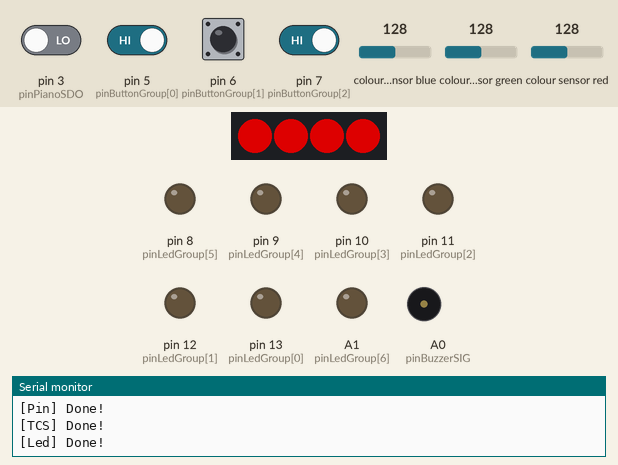
Recording of a sketch running on a simulated Arduino Uno, built with avr-gcc and run on an emulated ATmega328P. On the bench: 4 RGB LEDs in strip order, left to right, output pins drawn as LEDs (lit = HIGH), buzzer (waves = sounding, pin HIGH), the last lines printed to the serial monitor. Wiring (inferred from the names in the program): TCS34725 colour sensor at I2C address 0x29. The inputs (shaded band) are chosen by the test bench; at power-on: pin 5 (pinButtonGroup[0]), pin 6 (pinButtonGroup[1]), pin 7 (pinButtonGroup[2]) HIGH, pin 3 (pinPianoSDO) LOW, colour sensor blue 128, colour sensor green 128, colour sensor red 128. Dim RGB values are drawn brighter than linear; pins used as bus, display or sensor lines are not drawn.

Above: at 3.1 s.
3.2 s: pin 3 (pinPianoSDO) driven HIGH
4.7 s: pin 6 (pinButtonGroup[1]) pulled LOW for 0.15 s
6.4 s: pin 3 (pinPianoSDO) driven LOW and pin 5 (pinButtonGroup[0]) driven LOW and pin 6 (pinButtonGroup[1]) driven LOW and pin 7 (pinButtonGroup[2]) driven LOW
7.9 s: pin 5 (pinButtonGroup[0]) driven HIGH
At 9.1 s:
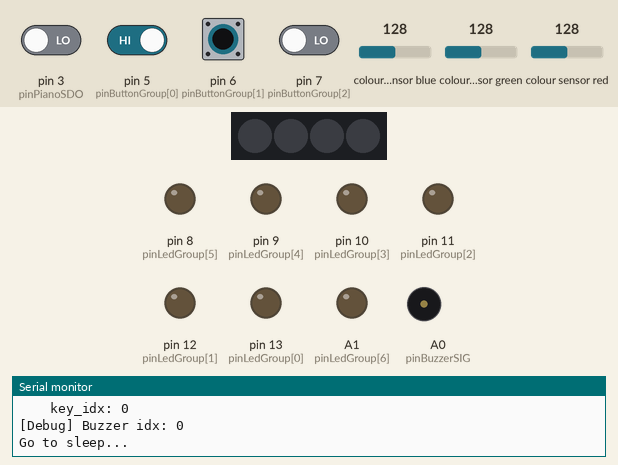
9.4 s: pin 5 (pinButtonGroup[0]) driven LOW
At 9.55 s:
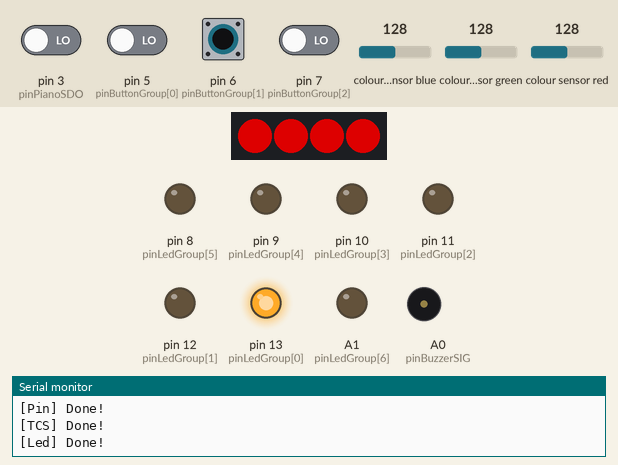
At 11.7 s:
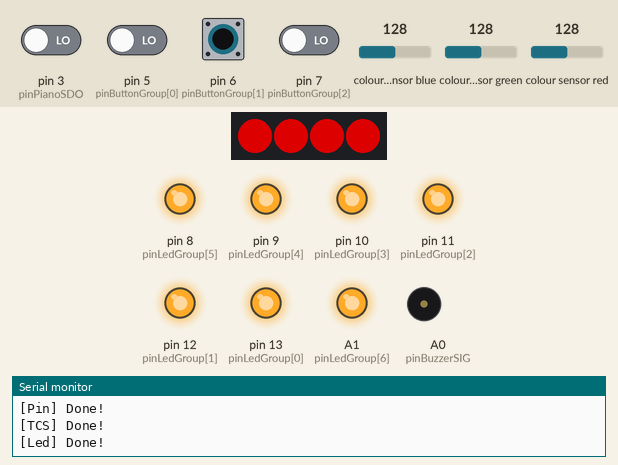
12.4 s: pin 6 (pinButtonGroup[1]) driven HIGH
At 12.8 s:
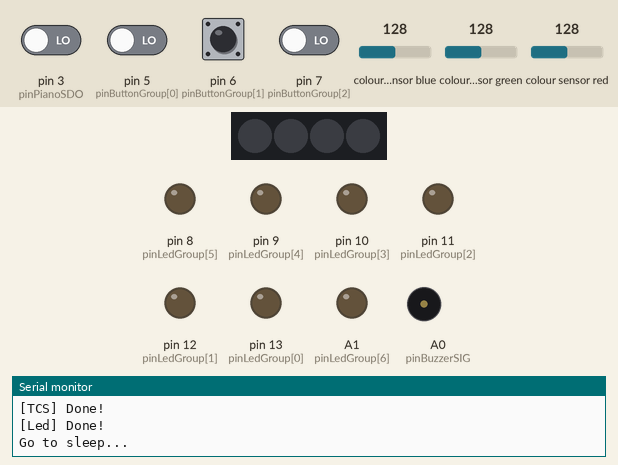
Timing chart, 0 to 14.9 s (numbered marks = the images above; inputs shaded):
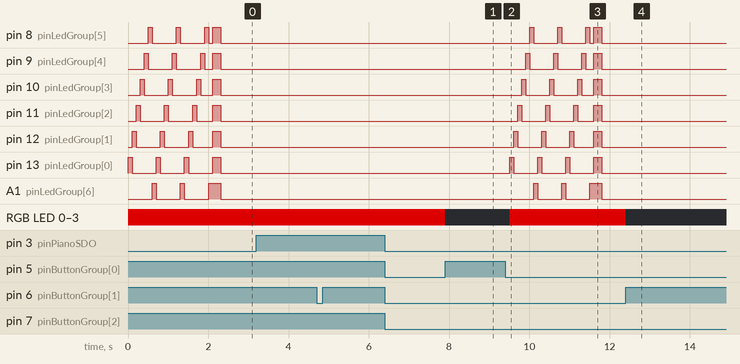

The sketch:

RainbowPiano.ino
```cpp
#include "ModuleStart.h"
#include "PianoHandler.h"
#include "PinHandler.h"
#include "TcsHandler.h"
#include "Utils.h"

unsigned int time;

void setup() {
    Serial.begin(115200);
    Serial.println("[Main] Program starting...");

    __pin_setup();

#ifdef _Tcs
    __tcs_setup();
#endif

    __piano_led_setup();
}

void loop() {
    static uint8_t s_mode         = MODE_START;
    static uint8_t s_led_flow_idx = 0;
    uint8_t        keypressed; // 按下的键
    uint8_t        tpm_keyread, keyread;    // 根据读取的颜色，推测出的键
    int            i_r, i_g, i_b;

    if (s_mode != MODE_START) {
#ifdef _Show_Mode
        Serial.print("[DEBUG] s_mode (befor) := ");
        Serial.println(s_mode);
#endif
        s_mode = __change_mode_detect(s_mode, &time);
#ifdef _Show_Mode
        Serial.print("[DEBUG] s_mode (after) := ");
        Serial.println(s_mode);
#endif
    }

#ifdef _Show_Mode
    Serial.print("[DEBUG] s_mode: ");
    if (s_mode == MODE_START) {
        Serial.println("START");
    } else if (s_mode == MODE_PLAY) {
        Serial.println("PLAY");
    } else if (s_mode == MODE_AUTO) {
        Serial.println("AUTO");
    } else if (s_mode == MODE_GUIDE) {
        Serial.println("GUIDE");
    } else {
        Serial.print("ERROR: ");
        Serial.println((int) s_mode);
    }
#endif

    switch (s_mode) {
    case MODE_START: // 程控的跑马灯效果
        if (s_led_flow_idx >= 21) {
#ifndef _Endless_flow_leds
            // 这里向下是正常情况下退出跑马灯的代码
            // 会全部亮起，稍停息后全部熄灭
            s_mode = MODE_PLAY;
            for (uint8_t i = 0; i < 7; ++i) {
                digitalWrite(pinLedGroup[i], HIGH);
            }
            __global_delay(DELAY_END_FLOW);
            for (uint8_t i = 0; i < 7; ++i) {
                digitalWrite(pinLedGroup[i], LOW);
            }
#else
            // 开启“无限跑马灯”后会执行这里的代码，重置 idx
            s_led_flow_idx = 0;
#endif
        } else {
            for (uint8_t i = 0; i < 7; ++i) {
                if (i != s_led_flow_idx % 7) {
                    digitalWrite(pinLedGroup[i], LOW);
                }
            }
            digitalWrite(pinLedGroup[s_led_flow_idx % 7], HIGH);
            ++s_led_flow_idx;
            __global_delay(DELAY_FLOW);
        }
        break;
    case MODE_PLAY:
        keypressed = __piano_read_keys(s_mode);
        if (0 == keypressed) {
            __global_delay(DELAY_AFTER_READ_KEY);
            break;
        }
        __buzzer_play(keypressed);
        __piano_back_leds(keypressed);
        break;
    case MODE_AUTO:
        __tcs_read_color(&i_r, &i_g, &i_b);
        tpm_keyread = __color_to_key(i_r, i_g, i_b);
        if (tpm_keyread != 0) {
            keyread = tpm_keyread;
        }
        if (millis() - time > TONE_DELAY)  {
            __buzzer_play(keyread);
            __piano_back_leds(keyread);
            time = millis();
        }
        break;
    case MODE_GUIDE:
        __tcs_read_color(&i_r, &i_g, &i_b);
        tpm_keyread = __color_to_key(i_r, i_g, i_b);
        if (tpm_keyread != 0) {
            keyread = tpm_keyread;
        }
        __piano_back_leds(keyread);
        keypressed = __piano_read_keys(s_mode);
        __buzzer_play(keypressed);
        break;
    }
}
```

BuzzerHandler.cpp
```cpp
#include "BuzzerHandler.h"
#include "ModuleStart.h"
#include "PinHandler.h"

// 1 ~ 7  11 ~ 15
uint16_t frequences[] = {261, 293, 329, 349, 392, 440, 493, 621, 680, 740, 940, 1050};
// uint16_t frequences[] = {595, 661, 700, 786, 882, 990, 1112, 621, 680, 740, 940, 1050};

void __buzzer_play(uint8_t num) {
#ifdef _Buzzer
    // if (1 <= num && num <= 7) {
    //     tone(pinBuzzerSIG, frequences[num - 1], 400);
    // }
    if (6 <= num && num <= 12) {
        // noTone(pinBuzzerSIG);
        delay(10);
        tone(pinBuzzerSIG, frequences[num - 6], 400);
    }
#endif

#ifdef _Show_buzzer_tone
    Serial.print("[Debug] Buzzer idx: ");
    Serial.println(num);
#endif

    // delay(400);
}
```

BuzzerHandler.h
```cpp
#ifndef __BUZZER_HANDLER_H__
#define __BUZZER_HANDLER_H__

#include <Arduino.h>

void __buzzer_play(uint8_t num);
#endif
```

ModuleStart.h
```cpp
/* 此文件定义了一系列打开相应模块的宏，最终版本并非所有宏均需要打开 */

#ifndef __MODULE_START_H__
#define __MODULE_START_H__

/* 以下为正常模块、组件 */

#define _Led_group    /* Led 灯组 */
#define _Button_group /* 按钮组 */
#define _Piano        /* 钢琴触摸与钢琴的背光灯 */
#define _Tcs          /* 色彩识别模块 */
#define _Buzzer       /* 蜂鸣器模块 */

/* 以下为测试模块 */

// #define _Endless_flow_leds     /* 开机时的跑马灯将无限循环下去 */
#define _Show_keypressed       /* 将钢琴按下的键打印到串口中 */
#define _Show_buzzer_tone      /* 将蜂鸣器的理论输出值打印在串口中 */
#define _Show_color_recognized /* 将识别到的颜色打印在串口中 */
// #define _Show_button           /* 将读到的按钮输出到串口 */
// #define _Show_Mode             /* 将 loop() 中的模式打印出来 */

#endif
```

PianoHandler.cpp
```cpp
#include "PianoHandler.h"
#include "BuzzerHandler.h"
#include "Utils.h"

#ifdef _Piano
CRGB leds[cntPianoLed];
TTP229 ttp229(pinPianoSCL, pinPianoSDO);
#endif

void __piano_led_setup(void) {
#ifdef _Piano
    FastLED.addLeds<NEOPIXEL, pinPianoRGB>(leds, cntPianoLed);
    LEDS.showColor(CRGB(150, 0, 0));
    Serial.println("[Led] Done!");
#endif
}

uint8_t __piano_read_keys(uint8_t mode_old) {
#ifndef _Piano
    return 6;
#else
    uint8_t  sum  = 0;
    uint16_t keys = ttp229.ReadKeys16Interruptible(mode_old);

    for (uint8_t i = 0; i < 16; i++)
        if (keys & (1 << i))
            sum += i + 1;

#ifdef _Show_keypressed
    Serial.print("[Debug] Piano pressed: ");
    Serial.println(sum);
#endif

    return sum;
#endif
}

uint8_t __piano_get_keys(uint8_t mode_old) {
#ifndef _Piano
    return 6;
#else
    uint8_t  sum  = 0;
    uint16_t keys = ttp229.GetKeys16();

    for (uint8_t i = 0; i < 16; i++)
        if (keys & (1 << i))
            sum += i + 1;

#ifdef _Show_keypressed
    Serial.print("[Debug] Piano pressed: ");
    Serial.println(sum);
#endif

    return sum;
#endif
}

void __piano_back_leds(uint8_t key_pressed) {
#ifdef _Piano
    if (6 <= key_pressed && key_pressed <= 12) {
        for (uint8_t i = 0; i < 7; ++i) {
            if (i != key_pressed - 6) {
                digitalWrite(pinLedGroup[i], LOW);
            }
        }
        digitalWrite(pinLedGroup[key_pressed - 6], HIGH);
    }
    if (key_pressed == 1) {
        LEDS.showColor(CRGB(150, 0, 0));
        __global_delay(DELAY_AFTER_READ_KEY);
    } else if (key_pressed == 2) {
        LEDS.showColor(CRGB(0, 150, 0));
        __global_delay(DELAY_AFTER_READ_KEY);
    } else if (key_pressed == 3) {
        LEDS.showColor(CRGB(0, 0, 150));
        __global_delay(DELAY_AFTER_READ_KEY);
    } else if (key_pressed == 4) {
        LEDS.showColor(CRGB(150, 150, 0));
        __global_delay(DELAY_AFTER_READ_KEY);
    } else if (key_pressed == 5) {
        LEDS.showColor(CRGB(0, 150, 150));
        __global_delay(DELAY_AFTER_READ_KEY);
    } else if (key_pressed == 6) {
        LEDS.showColor(CRGB(255, 0, 0));
//        __buzzer_play(1);
        __global_delay(DELAY_AFTER_READ_KEY);
    } else if (key_pressed == 7) {
        LEDS.showColor(CRGB(255, 165, 0));
//        __buzzer_play(2);
        __global_delay(DELAY_AFTER_READ_KEY);
    } else if (key_pressed == 8) {
        LEDS.showColor(CRGB(255, 255, 0));
//        __buzzer_play(3);
        __global_delay(DELAY_AFTER_READ_KEY);
    } else if (key_pressed == 9) {
        LEDS.showColor(CRGB(0, 255, 0));
//        __buzzer_play(4);
        __global_delay(DELAY_AFTER_READ_KEY);
    } else if (key_pressed == 10) {
        LEDS.showColor(CRGB(0, 127, 255));
//        __buzzer_play(5);
        __global_delay(DELAY_AFTER_READ_KEY);
    } else if (key_pressed == 11) {
        LEDS.showColor(CRGB(0, 0, 255));
//        __buzzer_play(6);
        __global_delay(DELAY_AFTER_READ_KEY);
    } else if (key_pressed == 12) {
        LEDS.showColor(CRGB(139, 0, 255));
//        __buzzer_play(7);
        __global_delay(DELAY_AFTER_READ_KEY);
    }
#endif
}
```

PianoHandler.h
```cpp
#ifndef __PIANO_HANDLER_H__
#define __PIANO_HANDLER_H__

#include <Arduino.h>

#include "ModuleStart.h"

#ifdef _Piano
#include <FastLED.h>
#include <Wire.h>

extern CRGB leds[];

#endif

#include "libTTP229.h"

#include "BuzzerHandler.h"
#include "PinHandler.h"

extern TTP229 ttp229;

uint8_t __piano_read_keys(uint8_t);
uint8_t __piano_get_keys(uint8_t);
void    __piano_back_leds(uint8_t);
void    __piano_led_setup(void);

#endif
```

PinHandler.cpp
```cpp
#include "PinHandler.h"

void __pin_setup(void) {

#ifdef _Buzzer
    pinMode(pinBuzzerSIG, OUTPUT);
    digitalWrite(pinBuzzerSIG, LOW);
#endif

#ifdef _Led_group
    for (uint8_t i = 0; i < 7; ++i) {
        pinMode(pinLedGroup[i], OUTPUT);
    }
#endif

#ifdef _Button_group
    for (uint8_t i = 0; i < 3; ++i) {
        pinMode(pinButtonGroup[i], INPUT_PULLUP);
    }
#endif

    Serial.println("[Pin] Done!");
}
```

PinHandler.h
```cpp
#ifndef __PIN_DEF_H__
#define __PIN_DEF_H__

#include <Arduino.h>

#include "ModuleStart.h"

#ifdef _Led_group
const int pinLedGroup[] = {13, 12, 11, 10, 9, 8, A1};
#endif

#ifdef _Button_group
const int pinButtonGroup[] = {5, 6, 7};
#endif

#ifdef _Piano
const int pinPianoSCL = 2;
const int pinPianoSDO = 3;
const int pinPianoRGB = 4, cntPianoLed = 4;
#endif

#ifdef _Buzzer
const int pinBuzzerSIG = A0;
#endif

#ifdef _Tcs
const int pinColorSCL = A5;
const int pinColorSDA = A4;
#endif

void __pin_setup(void);

#endif
```

TcsHandler.cpp
```cpp
#include "TcsHandler.h"

MH_TCS34725 tcs = MH_TCS34725(TCS34725_INTEGRATIONTIME_50MS, TCS34725_GAIN_4X);

void __tcs_setup(void) {
#ifdef _Tcs
    if (tcs.begin()) {
        Serial.println("[TCS] Done!");
    } else {
        Serial.println("[TCS] Error! Tcs sensor not found!");
        while (1)
            ;
    }
#else
    Serial.println("[TCS] Module not start.");
#endif
}

void __tcs_read_color(int *r, int *g, int *b) {
#ifdef _Tcs
    uint16_t clear, red, green, blue;

    tcs.unlock();
    delay(60);
    tcs.getRGBC(&red, &green, &blue, &clear);
    tcs.lock();
    *r = (int) ((float) red  / clear * 256);
    *g = (int) ((float) green  / clear * 256);
    *b = (int) ((float) blue  / clear * 256);

#ifdef _Show_color_recognized
    Serial.print("R:\t");
    Serial.print(*r);
    Serial.print("\tG:\t");
    Serial.print(*g);
    Serial.print("\tB:\t");
    Serial.println(*b);
#endif

#else
    *r = *g = *b = 255;
#endif
}
```

TcsHandler.h
```cpp
#ifndef __TCS_HANDLER_H__
#define __TCS_HANDLER_H__

#include "ModuleStart.h"
#include <Arduino.h>


#include "libMH_TCS34725.h"

extern MH_TCS34725 tcs;

void __tcs_setup(void);
void __tcs_read_color(int *, int *, int *);

#endif
```

Utils.cpp
```cpp
#include "Utils.h"
#include "PinHandler.h"
#include "PianoHandler.h"

void __sleep() {
    while (digitalRead(pinButtonGroup[0]) == LOW && digitalRead(pinButtonGroup[1]) == LOW && digitalRead(pinButtonGroup[2]) == LOW)
        ;
    for (uint8_t i = 0; i < 7; ++i) {
        digitalWrite(pinLedGroup[i], LOW);
    }
    LEDS.showColor(CRGB(0, 0, 0));
    while (true) {
        if (digitalRead(pinButtonGroup[0]) == LOW && digitalRead(pinButtonGroup[1]) == LOW && digitalRead(pinButtonGroup[2]) == LOW) {
            break;
        }
        delay(100);
    }
}

void __global_delay(uint8_t type) {
    switch (type) {
    case DELAY_FLOW:
        delay(100);
        break;
    case DELAY_IN_READ_COLOR:
        delay(50);
        break;
    case DELAY_AFTER_READ_KEY:
        delay(100);
        break;
    case DELAY_END_FLOW:
        delay(200);
        break;
    }
}

uint8_t __change_mode_detect(uint8_t old, unsigned int *p_time=nullptr) {
#ifndef _Button_group
    return old;
#else
    if (digitalRead(pinButtonGroup[0]) == LOW) {
        if (digitalRead(pinButtonGroup[1]) == LOW && digitalRead(pinButtonGroup[2]) == LOW) {
            Serial.println("Go to sleep...");
            __sleep();
            Serial.println("Ready to reset...");
            delay(100);
            ((void (*)(void)) NULL)();
        }
#ifdef _Show_button
        Serial.println("[Button] Play");
#endif
        return MODE_PLAY;
    }
    if (digitalRead(pinButtonGroup[1]) == LOW) {
#ifdef _Show_button
        Serial.println("[Button] Auto");
#endif
        if (p_time != nullptr && old != MODE_AUTO) {
            *p_time = millis();
        }
        return MODE_AUTO;
    }
    if (digitalRead(pinButtonGroup[2]) == LOW) {
#ifdef _Show_button
        Serial.println("[Button] Guide");
#endif
        if (p_time != nullptr && old != MODE_GUIDE) {
            *p_time = millis();
        }
        return MODE_GUIDE;
    }
    return old;
#endif
}

uint8_t __color_to_key(int r, int g, int b) {
#ifndef _Tcs
    return TONE_C;
#endif
    uint8_t res = 0;
    if (__much_greater(r, g) && __much_greater(r, b)) {
        res = TONE_C;
    } else if(__much_greater(r, b) && r > g && !__much_greater(r, g) && !__approx(r, g)) {
        res = TONE_D;
    } else if(__approx(r, g) && r > b && g > b) {
        res = TONE_E;
    } else if(__much_greater(g, r) && __much_greater(g, b)) {
        res = TONE_F;
    } else if(__much_greater(g, r) && __much_greater(b, r) && g > b) {
        res = TONE_G;
    } else if(__little_greater(b, r) && __little_greater(b, g) && !__approx(r, g)) {
        res = TONE_A;
    } else if(r > g && __much_greater(b, g)) {
        res = TONE_B;
    }
    // if (b > 80) {  // blue series
    //     if (r > 75 && r < 95 && g > 70 && g < 85) {
    //         res = TONE_B;  // purple
    //     } else if (r > 62 && r < 70 && g > 84 && g < 90) {
    //         res = TONE_A;  // blue;
    //     } else if (r > 60 && r < 68 && g > 95 && g < 104) {
    //         res = TONE_G;  // cyan
    //     }
    // } else if (b > 40) { // red series
    //     if (r > 70 && r < 90 && g > 100 && g < 110) {
    //         res = TONE_F;  // green
    //     } else if (r > 93 && r < 105 && g > 90 && g < 97) {
    //         res = TONE_E;  // yellow
    //     } else if (r > 100 && r < 107 && g > 82 && g < 90) {
    //         res = TONE_D;  // orange
    //     } else if (r > 105 && r < 115 && g > 75 && g < 83) {
    //         res = TONE_C;  // red
    //     }
    // }

    // if (r > 110 && g < 80 && b < 65) {
    //     res = TONE_C;
    // }
    // if (r > 100 && g > 75 && b < 60) {
    //     res = TONE_D;
    // }
    // if (r > 80 && g > 90 && b < 60) {
    //     res = TONE_E;
    // }
    // if (r > 50 && g > 100 && b < 65) {
    //     res = TONE_F;
    // }
    // if (r < 50 && g > 70 && b < 120) {
    //     res = TONE_G;
    // }
    // if (r < 45 && g > 70 && b > 120) {
    //     res = TONE_A;
    // }
    // if (r > 45 && g < 80 && b < 125) {
    //     res = TONE_B;
    // }
#ifdef _Show_color_recognized
    Serial.print("    key_idx: ");
    Serial.println(res);
#endif
    return res;
}

bool __much_greater(int opx, int opy) {
    return (opx - opy) * 3 > opx;
}

bool __little_greater(int opx, int opy) {
    return (opx - opy) * 4 > opx;
}

bool __approx(int opx, int opy) {
    return MAX(opx - opy, opy - opx) * 4 < MIN(opx, opy);
}
```

Utils.h
```cpp
#ifndef __UTILS__
#define __UTILS__

#include "libMH_TCS34725.h"

#define DELAY_FLOW 0x00
#define DELAY_IN_READ_COLOR 0x01
#define DELAY_AFTER_READ_KEY 0x02

#define MODE_START 0x1f
#define MODE_PLAY 0x10
#define MODE_AUTO 0x11
#define MODE_GUIDE 0x12
#define DELAY_END_FLOW 0x13

#define TONE_bD 1 // 降半音的 re
#define TONE_bE 2 // 降半音的 mi
#define TONE_bG 3 // 降半音的 sol
#define TONE_bA 4 // 降半音的 la
#define TONE_bB 5 // 降半音的 si
#define TONE_C 6  // do
#define TONE_D 7  // re
#define TONE_E 8  // mi
#define TONE_F 9  // fa
#define TONE_G 10 // sol
#define TONE_A 11 // la
#define TONE_B 12 // si

#define TONE_DELAY 800

#define MAX(x, y) ((x) > (y) ? (x) : (y))
#define MIN(x, y) ((x) < (y) ? (x) : (y))

void    __global_delay(uint8_t);
uint8_t __change_mode_detect(uint8_t, unsigned int*);
uint8_t __color_to_key(int, int, int);

void __sleep(void);

bool __much_greater(int, int);
bool __little_greater(int, int);
bool __approx(int, int);

#endif
```

Source omitted: libMH_TCS34725.cpp (6294 bytes), libMH_TCS34725.h (7814 bytes), libTTP229.cpp (7970 bytes), libTTP229.h (5403 bytes)

Measured:
- after the input at 7.9 s, RGB LED 0–3: RGB(150, 0, 0) → off at once
- after the input at 9.4 s, pin 8 (pinLedGroup[5]): LOW → HIGH after 0.61 s, → LOW 0.10 s later, → HIGH 0.60 s later, → LOW 0.10 s later, … (8 changes in this stretch); pin 9 (pinLedGroup[4]): LOW → HIGH after 0.51 s, → LOW 0.10 s later, → HIGH 0.60 s later, → LOW 0.10 s later, … (8 changes in this stretch)
- after the input at 12.4 s, RGB LED 0–3: RGB(150, 0, 0) → off at once
